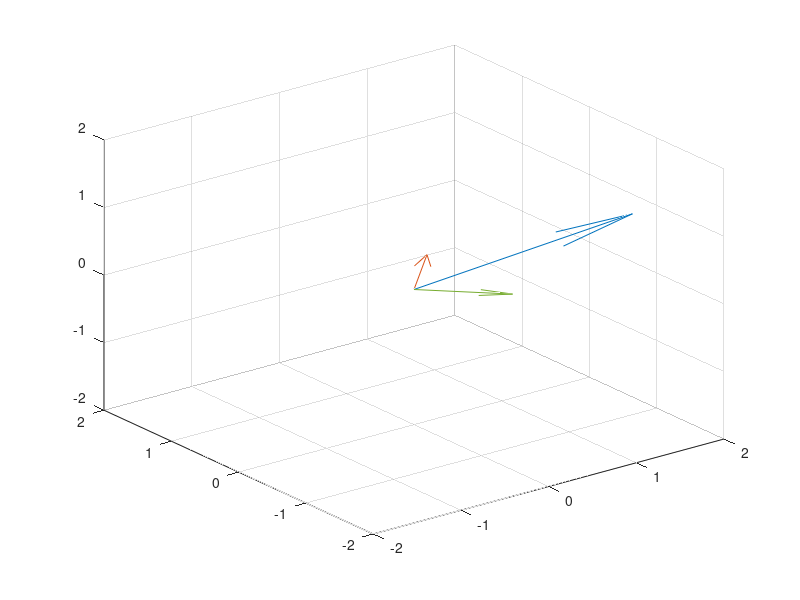

Recreate this plot in MATLAB.
%q3 - Rotation

figure; %Launch figure window

x = 0; y = 0; z = 0; % Specify origin points x,y,z
u = 2; v = -1; w = 1; % Specify direction points u,v,w

quiver3(x,y,z,u,v,w); % Show 3D arrows in figure
xlim([-2,2]); ylim([-2,2]); zlim([-2,2]);
hold all;  %This keeps all previous plots in the current figure when adding 
           %new data. It also uses different colors each time we add data 
           %to the figure.

% Rotation matrices

theta = 45; % Degrees
theta = theta / 180 * pi; %Convert to radians

Rz = [cos(theta),sin(theta),0   ;... %Row 1
      -sin(theta),cos(theta),0   ;... %Row 2
      0         ,0         ,1   ];   %Row 3

%% Write your code in this block

% u, v, w vector
vec = [ u; v; w ];

% Projection matrix for X axis
P = [ 1, 0, 0 ;... % Row 1
      0, 0, 0 ;... % Row 2
      0, 0, 0 ];   % Row 3

% Project our vector on X axis
vec_x_projection = P*vec;

% Rotate unit vector on X direction 45 degrees around Z axis
unit_x = [ 1, 0, 0 ]';
b1 = Rz * unit_x;
b1 = b1 / sqrt(b1(1)^2 + b1(2)^2);
quiver3(x, y, z, b1(1), b1(2), b1(3));

% Rotote unit vector -45 degrees around Z axis
b2 = Rz' * unit_x;
b2 = b2 / sqrt(b2(1)^2 + b2(2)^2);
quiver3(x, y, z, b2(1), b2(2), b2(3));

% Calcualte dot-prodoct of b1 and b2
b1_cdot_b2 = dot(b1', b2');

% Find the closest projection of our uvw vector on span{b1,b2}
vec_projection = vec' * [ b1, b2 ]